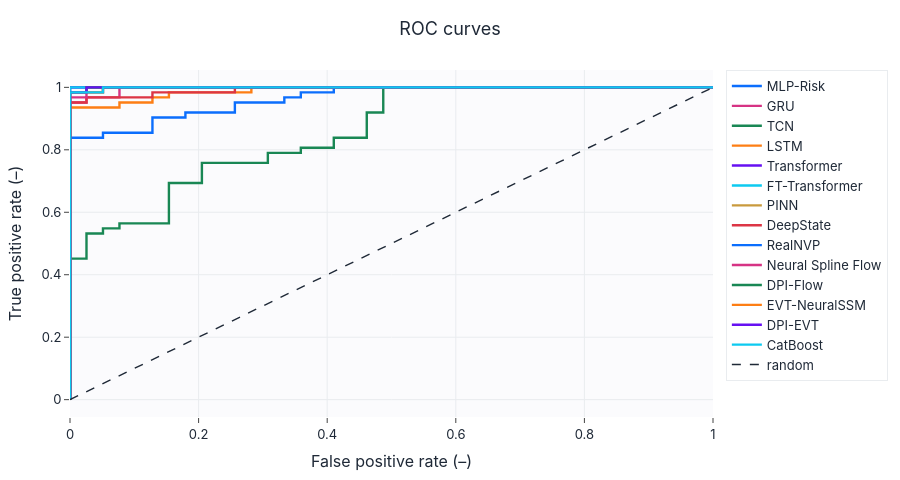

Notebook code cell kept with this figure:
### Markdown cell above
## ROC curves

### Code cell
y_true = test["label"].cpu().numpy()
series = []
for disp, out in predictions.items():
    fpr, tpr, _ = roc_curve(y_true, out["risk_prob"])
    series.append({"x": fpr, "y": tpr, "name": disp})
series.append({"x": [0, 1], "y": [0, 1], "name": "random", "color": "#1f2937", "dash": "dash", "width": 1.4})
lines(series, title="ROC curves", xlabel="False positive rate (–)", ylabel="True positive rate (–)",
      save=SAVE_FIGS, fig_id="3_1_roc_curves").show()

### Figure 1 — Plotly figure (JSON) as saved in the notebook; plotly's stock layout.template omitted (floating-point values rounded to 4 significant figures)
{"data": [{"line": {"color": "#0b6efd", "dash": "solid", "width": 2.4}, "mode": "lines", "name": "MLP-Risk", "type": "scatter", "x": [0.0, 0.0, 0.0, 1.0], "y": [0.0, 0.01613, 1.0, 1.0]}, {"line": {"color": "#d63384", "dash": "solid", "width": 2.4}, "mode": "lines", "name": "GRU", "type": "scatter", "x": [0.0, 0.0, 0.0, 0.02564, 0.02564, 0.07692, 0.07692, 1.0], "y": [0.0, 0.01613, 0.9516, 0.9516, 0.9677, 0.9677, 1.0, 1.0]}, {"line": {"color": "#198754", "dash": "solid", "width": 2.4}, "mode": "lines", "name": "TCN", "type": "scatter", "x": [0.0, 0.0, 0.0, 0.02564, 0.02564, 0.05128, 0.05128, 0.07692, 0.07692, 0.1538, 0.1538, 0.2051, 0.2051, 0.3077, 0.3077, 0.359, 0.359, 0.4103, 0.4103, 0.4615, 0.4615, 0.4872, 0.4872, 1.0], "y": [0.0, 0.01613, 0.4516, 0.4516, 0.5323, 0.5323, 0.5484, 0.5484, 0.5645, 0.5645, 0.6935, 0.6935, 0.7581, 0.7581, 0.7903, 0.7903, 0.8065, 0.8065, 0.8387, 0.8387, 0.9194, 0.9194, 1.0, 1.0]}, {"line": {"color": "#fd7e14", "dash": "solid", "width": 2.4}, "mode": "lines", "name": "LSTM", "type": "scatter", "x": [0.0, 0.0, 0.0, 0.07692, 0.07692, 0.1282, 0.1282, 0.1538, 0.1538, 0.2821, 0.2821, 1.0], "y": [0.0, 0.01613, 0.9355, 0.9355, 0.9516, 0.9516, 0.9677, 0.9677, 0.9839, 0.9839, 1.0, 1.0]}, {"line": {"color": "#6610f2", "dash": "solid", "width": 2.4}, "mode": "lines", "name": "Transformer", "type": "scatter", "x": [0.0, 0.0, 0.0, 1.0], "y": [0.0, 0.01613, 1.0, 1.0]}, {"line": {"color": "#0dcaf0", "dash": "solid", "width": 2.4}, "mode": "lines", "name": "FT-Transformer", "type": "scatter", "x": [0.0, 0.0, 0.0, 1.0], "y": [0.0, 0.01613, 1.0, 1.0]}, {"line": {"color": "#c99a3d", "dash": "solid", "width": 2.4}, "mode": "lines", "name": "PINN", "type": "scatter", "x": [0.0, 0.0, 0.0, 0.02564, 0.02564, 1.0], "y": [0.0, 0.01613, 0.9839, 0.9839, 1.0, 1.0]}, {"line": {"color": "#dc3545", "dash": "solid", "width": 2.4}, "mode": "lines", "name": "DeepState", "type": "scatter", "x": [0.0, 0.0, 0.0, 0.02564, 0.02564, 0.1282, 0.1282, 0.2564, 0.2564, 1.0], "y": [0.0, 0.01613, 0.9516, 0.9516, 0.9677, 0.9677, 0.9839, 0.9839, 1.0, 1.0]}, {"line": {"color": "#0b6efd", "dash": "solid", "width": 2.4}, "mode": "lines", "name": "RealNVP", "type": "scatter", "x": [0.0, 0.0, 0.0, 0.05128, 0.05128, 0.1282, 0.1282, 0.1795, 0.1795, 0.2564, 0.2564, 0.3333, 0.3333, 0.359, 0.359, 0.4103, 0.4103, 1.0], "y": [0.0, 0.01613, 0.8387, 0.8387, 0.8548, 0.8548, 0.9032, 0.9032, 0.9194, 0.9194, 0.9516, 0.9516, 0.9677, 0.9677, 0.9839, 0.9839, 1.0, 1.0]}, {"line": {"color": "#d63384", "dash": "solid", "width": 2.4}, "mode": "lines", "name": "Neural Spline Flow", "type": "scatter", "x": [0.0, 0.0, 0.0, 0.02564, 0.02564, 0.05128, 0.05128, 1.0], "y": [0.0, 0.01613, 0.9677, 0.9677, 0.9839, 0.9839, 1.0, 1.0]}, {"line": {"color": "#198754", "dash": "solid", "width": 2.4}, "mode": "lines", "name": "DPI-Flow", "type": "scatter", "x": [0.0, 0.0, 0.0, 0.02564, 0.02564, 1.0], "y": [0.0, 0.01613, 0.9839, 0.9839, 1.0, 1.0]}, {"line": {"color": "#fd7e14", "dash": "solid", "width": 2.4}, "mode": "lines", "name": "EVT-NeuralSSM", "type": "scatter", "x": [0.0, 0.0, 0.0, 0.05128, 0.05128, 1.0], "y": [0.0, 0.01613, 0.9839, 0.9839, 1.0, 1.0]}, {"line": {"color": "#6610f2", "dash": "solid", "width": 2.4}, "mode": "lines", "name": "DPI-EVT", "type": "scatter", "x": [0.0, 0.0, 0.0, 0.02564, 0.02564, 1.0], "y": [0.0, 0.01613, 0.9839, 0.9839, 1.0, 1.0]}, {"line": {"color": "#0dcaf0", "dash": "solid", "width": 2.4}, "mode": "lines", "name": "CatBoost", "type": "scatter", "x": [0.0, 0.0, 0.0, 0.05128, 0.05128, 1.0], "y": [0.0, 0.01613, 0.9839, 0.9839, 1.0, 1.0]}, {"line": {"color": "#1f2937", "dash": "dash", "width": 1.4}, "mode": "lines", "name": "random", "type": "scatter", "x": [0, 1], "y": [0, 1]}], "layout": {"height": 480, "title": {"text": "ROC curves"}, "xaxis": {"title": {"text": "False positive rate (–)"}}, "yaxis": {"title": {"text": "True positive rate (–)"}}}}
